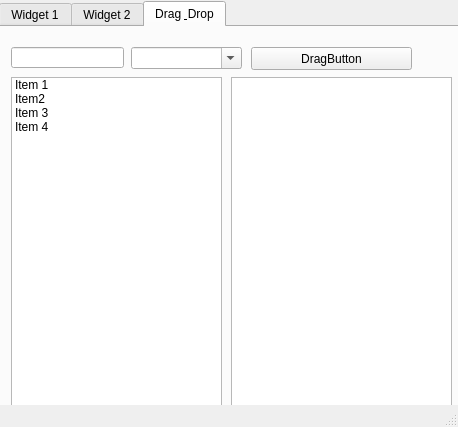
<?xml version="1.0" encoding="UTF-8"?>
<ui version="4.0">
 <class>MainWindow</class>
 <widget class="QMainWindow" name="MainWindow">
  <property name="geometry">
   <rect>
    <x>0</x>
    <y>0</y>
    <width>458</width>
    <height>427</height>
   </rect>
  </property>
  <property name="windowTitle">
   <string>MainWindow</string>
  </property>
  <widget class="QWidget" name="centralwidget">
   <widget class="QTabWidget" name="tabWidget">
    <property name="geometry">
     <rect>
      <x>-1</x>
      <y>1</y>
      <width>471</width>
      <height>411</height>
     </rect>
    </property>
    <property name="acceptDrops">
     <bool>true</bool>
    </property>
    <property name="currentIndex">
     <number>2</number>
    </property>
    <widget class="QWidget" name="tab">
     <attribute name="title">
      <string>Widget 1</string>
     </attribute>
    </widget>
    <widget class="QWidget" name="tab_2">
     <attribute name="title">
      <string>Widget 2</string>
     </attribute>
    </widget>
    <widget class="QWidget" name="tab_drag_drop">
     <attribute name="title">
      <string>Drag &amp; Drop</string>
     </attribute>
     <widget class="QComboBox" name="comboBox">
      <property name="geometry">
       <rect>
        <x>130</x>
        <y>20</y>
        <width>111</width>
        <height>22</height>
       </rect>
      </property>
      <property name="minimumSize">
       <size>
        <width>111</width>
        <height>22</height>
       </size>
      </property>
      <property name="acceptDrops">
       <bool>true</bool>
      </property>
      <property name="editable">
       <bool>true</bool>
      </property>
     </widget>
     <widget class="QLineEdit" name="lineEdit">
      <property name="geometry">
       <rect>
        <x>10</x>
        <y>20</y>
        <width>113</width>
        <height>21</height>
       </rect>
      </property>
      <property name="dragEnabled">
       <bool>true</bool>
      </property>
     </widget>
     <widget class="QPushButton" name="pushButton">
      <property name="geometry">
       <rect>
        <x>250</x>
        <y>20</y>
        <width>161</width>
        <height>23</height>
       </rect>
      </property>
      <property name="acceptDrops">
       <bool>true</bool>
      </property>
      <property name="text">
       <string>DragButton</string>
      </property>
     </widget>
     <widget class="QListWidget" name="listWidget">
      <property name="geometry">
       <rect>
        <x>10</x>
        <y>50</y>
        <width>211</width>
        <height>331</height>
       </rect>
      </property>
      <property name="dragEnabled">
       <bool>true</bool>
      </property>
      <property name="dragDropMode">
       <enum>QAbstractItemView::DragDrop</enum>
      </property>
      <item>
       <property name="text">
        <string>Item 1</string>
       </property>
      </item>
      <item>
       <property name="text">
        <string>Item2</string>
       </property>
      </item>
      <item>
       <property name="text">
        <string>Item 3</string>
       </property>
      </item>
      <item>
       <property name="text">
        <string>Item 4</string>
       </property>
      </item>
     </widget>
     <widget class="QListWidget" name="listWidget_2">
      <property name="geometry">
       <rect>
        <x>230</x>
        <y>50</y>
        <width>221</width>
        <height>331</height>
       </rect>
      </property>
      <property name="dragEnabled">
       <bool>true</bool>
      </property>
      <property name="dragDropMode">
       <enum>QAbstractItemView::DragDrop</enum>
      </property>
     </widget>
    </widget>
   </widget>
  </widget>
  <widget class="QStatusBar" name="statusbar"/>
 </widget>
 <resources/>
 <connections/>
</ui>
